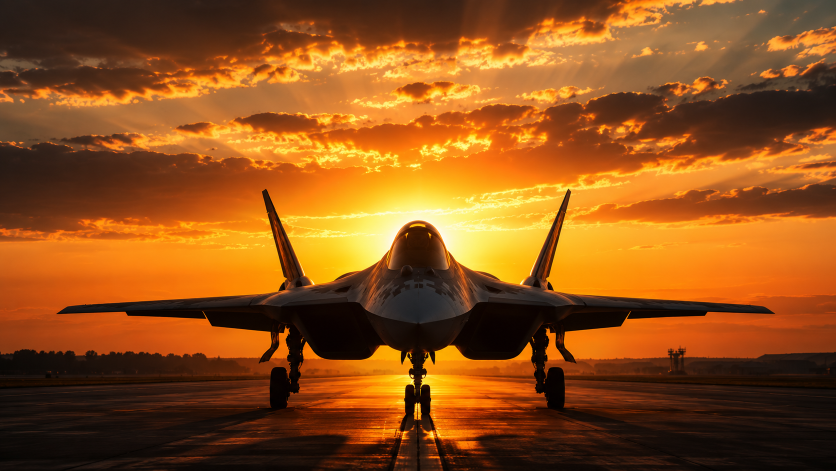
#> input picture images/input/input.png, 1672 x 941 px (shown at 1/2 size)
$ python grayscale.py
#> lines starting #> are read from the running program, lines starting #| are printed output that depends on the picture
"""
grayscale.py
------------

Convert an RGB image into a 128×128 grayscale image.

Author : Siddharth Sahu
Project: FPGA Image Processing Accelerator
"""

from pathlib import Path
from PIL import Image

# ---------------------------------------------------------
# Project Paths
# ---------------------------------------------------------

PROJECT_ROOT = Path(__file__).resolve().parent.parent

INPUT_IMAGE = PROJECT_ROOT / "images" / "input" / "input.png"
OUTPUT_DIR = PROJECT_ROOT / "images" / "output"
OUTPUT_DIR.mkdir(parents=True, exist_ok=True)

OUTPUT_IMAGE = OUTPUT_DIR / "grayscale_128.png"

WIDTH = 128
HEIGHT = 128


def preprocess_image():

    image = Image.open(INPUT_IMAGE)
#> image is the input picture: PIL image 1672x941 RGB; mean R, G, B 143.4, 81.3, 25.6

    image = image.convert("L")
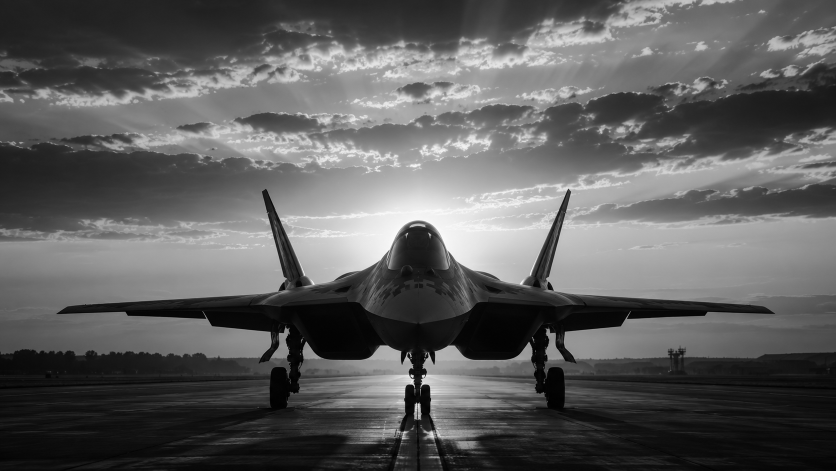
#> image: PIL image 1672x941 L (shown at 1/2 size); min 0, max 254, mean 93.5

    image = image.resize((WIDTH, HEIGHT))
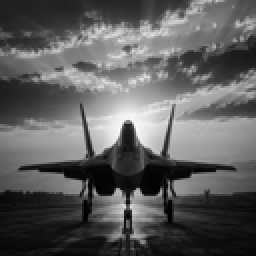
#> image: PIL image 128x128 L (shown 2 times larger); min 0, max 252, mean 93.5

    image.save(OUTPUT_IMAGE)

    print("===================================")
    print("Image Preprocessing Complete")
    print("===================================")
    print(f"Output : {OUTPUT_IMAGE}")
    print(f"Size   : {WIDTH} x {HEIGHT}")
if __name__ == "__main__":
    preprocess_image()
